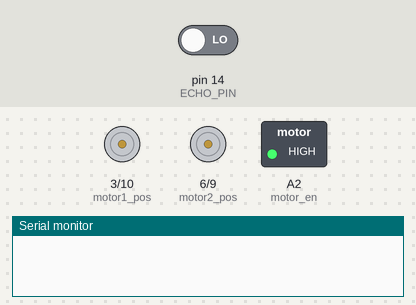
This sketch was run on a simulated Arduino Nano, built with avr-gcc and run on an emulated ATmega328P. Shown: motor-driver pin pairs drawn as motors (green arrow = first pin HIGH = forward, orange = second pin HIGH = backward, longer = more drive), switched loads named in the sketch (green lamp = pin HIGH), the last lines printed to the serial monitor. The test bench sets the inputs (shaded band); at power-on: pin 14 (ECHO_PIN) LOW. Random numbers use the default seed unless the sketch sets one.

Above: at 0.1 s.
At 4.55 s:
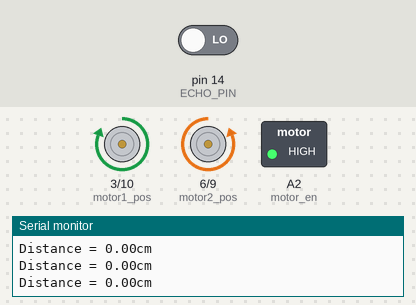
At 20.05 s:
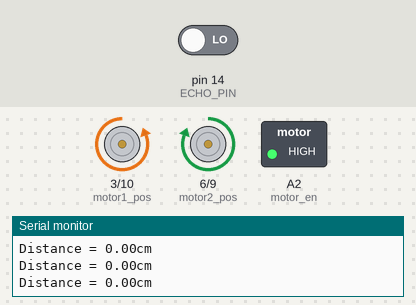
At 39.96 s:
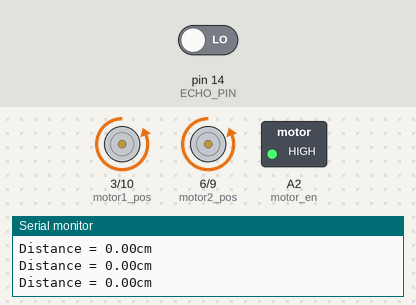
Timing chart, 0 to 40.1 s (numbered marks = the images above):
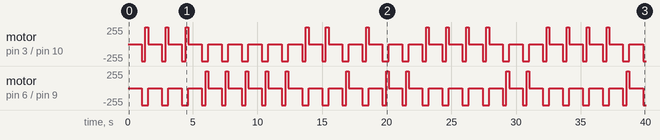

The sketch:

Tutorial2_avoiding_obstacle.ino
```cpp
/***************************************************************************************************
 * This sample code is designed for Hackabot Nano (Arduino Compatible Robotic Kit)
 *
 * In this example, the robot measure the distance from an obstacle ahead.
 * If it is too close (within 10cm), the robot moves backward and then randomly turn left or right slightly.
 *
 *
 * For more information about Hackabot Nano, please check out our web site:
 * http://www.hackarobot.com
 *
 * For more detailed description of this example, please check out our Instructables here:
 * http://www.instructables.com/id/Arduino-Robot-that-avoids-human
 *
 * Comments, questions? Please check out our Google+ community:
 * https://plus.google.com/u/0/communities/111064186308711245928
 *
 **************************************************************************************************/

// pins controller motors
#define motor1_pos 3
#define motor1_neg 10
#define motor2_pos 6
#define motor2_neg 9
#define motor_en   A2
#define TRIGGER_PIN  15 // (A1) Arduino pin tied to trigger pin on the ultrasonic sensor.
#define ECHO_PIN     14  // (A0) Arduino pin tied to echo pin on the ultrasonic sensor.
float distance;


void setup()
{
   Serial.begin(57600);
   setupMotor();
}


void loop()
{
   distance = getDistance();
   Serial.print("Distance = ");
   Serial.print(distance);
   Serial.println("cm");
   if (distance < 10) {
       robotBackward(300);
       if (random(2)==0) {
         robotRight(200);
       } else {
         robotLeft(200);
       }
     }
   robotStop(50);
}

void setupMotor() {
  pinMode(motor1_pos,OUTPUT);
  pinMode(motor1_neg,OUTPUT);
  pinMode(motor2_pos,OUTPUT);
  pinMode(motor2_neg,OUTPUT);
  pinMode(motor_en,OUTPUT);
  enableMotor();
  robotStop(50);
}
//-----------------------------------------------------------------------------------------------------
// Ultrasonic Distance Sensor
//-----------------------------------------------------------------------------------------------------
float getDistance() {
   digitalWrite(TRIGGER_PIN, LOW);
   delayMicroseconds(2);
   digitalWrite(TRIGGER_PIN, HIGH);
   delayMicroseconds(10);
   digitalWrite(TRIGGER_PIN, LOW);
   return (  pulseIn(ECHO_PIN, HIGH) *0.017);
}
//-----------------------------------------------------------------------------------------------------
// motor
//-----------------------------------------------------------------------------------------------------


void enableMotor() {
  //Turn on the motor driver chip : L293D
  digitalWrite(motor_en, HIGH);
}


void disableMotor() {
  //Turn off the motor driver chip : L293D
  digitalWrite(motor_en, LOW);
}


void robotStop(int ms){
  digitalWrite(motor1_pos, LOW);
  digitalWrite(motor1_neg, LOW);
  digitalWrite(motor2_pos, LOW);
  digitalWrite(motor2_neg, LOW);
  delay(ms);
}


void robotForward(int ms){
  digitalWrite(motor1_pos, HIGH);
  digitalWrite(motor1_neg, LOW);
  digitalWrite(motor2_pos, HIGH);
  digitalWrite(motor2_neg, LOW);
  delay(ms);
}


void robotBackward(int ms){
  digitalWrite(motor1_pos, LOW);
  digitalWrite(motor1_neg, HIGH);
  digitalWrite(motor2_pos, LOW);
  digitalWrite(motor2_neg, HIGH);
  delay(ms);
}
void robotRight(int ms){
  digitalWrite(motor1_pos, LOW);
  digitalWrite(motor1_neg, HIGH);
  digitalWrite(motor2_pos, HIGH);
  digitalWrite(motor2_neg, LOW);
  delay(ms);
}


void robotLeft(int ms){
  digitalWrite(motor1_pos, HIGH);
  digitalWrite(motor1_neg, LOW);
  digitalWrite(motor2_pos, LOW);
  digitalWrite(motor2_neg, HIGH);
  delay(ms);
}
```

Measured:
- by itself, motor on pin 6 (motor2_pos) / pin 9 (motor2_neg): stopped → backward 255/255 at 1.1 s, → stopped 0.50 s later, → backward 255/255 1.1 s later, → stopped 0.50 s later, … (62 changes in this stretch)
- by itself, motor on pin 3 (motor1_pos) / pin 10 (motor1_neg): stopped → backward 255/255 at 1.1 s, → forward 255/255 0.30 s later, → stopped 0.20 s later, → backward 255/255 1.1 s later, … (65 changes in this stretch)
